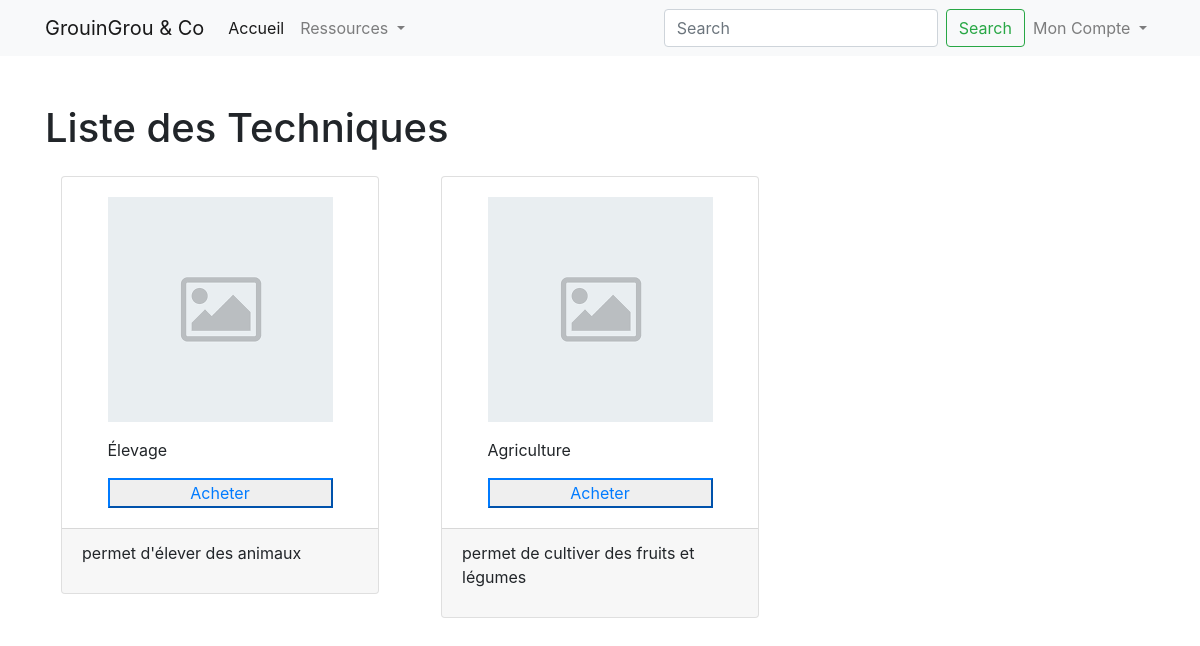
The app's page /techniques with its own data.
### tables this page shows
CREATE TABLE `technics` (
  `id` int(11) NOT NULL,
  `name` varchar(255) NOT NULL,
  `description` varchar(255) NOT NULL,
  `img` varchar(255) NOT NULL
);

### src/controllers/TechnicsController.php (called while the page is built)
<?php
class TechnicsController extends Controller{
    public function list(){
        $data['technics'] = $this->getModel("TechnicModel")->getAll();
        return $this->renderView("technics/list",$data);
    }
}

### core/Router.php (called while the page is built, shortened)
<?php
class Router
{
    protected $controller = 'HomeController';
    protected $method = 'index';
    protected $params = [];
    public function __construct()
    {
        $this->routes = Routes::getRoutes();
        $url = $this->getUrl();
        foreach ($this->routes as $route) {
            $urlToTest = $route['url'];
            if (preg_match("~$urlToTest~", "/$url", $matches) && $matches[0] === "/$url") {
                $this->controller = $route['goto'][0];
                $this->method = $route['goto'][1];
                $this->params = isset($route['goto'][2]) ? $route['goto'][2] : [];
                break;
            }
        }
        if (file_exists("../src/controllers/{$this->controller}.php")) {
            $this->controller = new $this->controller;
        }
        if (method_exists($this->controller, $this->method)) {
            $this->method = $this->method;
        }
        call_user_func_array(array($this->controller, $this->method), $this->params);
    }
    public function getUrl()
    {
        if (isset($_GET['url'])) {
            $url = $_GET['url'];
            $url = filter_var($url, FILTER_SANITIZE_URL);
            return $url;
        }
    }
}

### public/index.php (called while the page is built, shortened)
<?php
$router = new Router();

### core/Model.php (called while the page is built, shortened)
<?php
class Model
{
    protected $host = DB_HOST;
    protected $dbname = DB_NAME;
    protected $user = DB_USER;
    protected $pass = DB_PASS;
    public function __construct()
    {
        try {
            $this->bdd = new PDO("mysql:host={$this->host};dbname={$this->dbname};charset=UTF8", $this->user, $this->pass);
        } catch (PDOException $e) {
            $this->error = $e->getMessage();
            echo $this->error;
        }
    }
}

### src/models/TechnicModel.php (called while the page is built)
<?php
class TechnicModel extends Model{
    public function getAll(){
        $req = $this->bdd->query("
            SELECT * FROM technics
        ");
        return $req->fetchAll();
    }
}

### utils/url.php (called while the page is built, shortened)
<?php
function publicUrl($partial = null)
{
    return PUBLIC_URL.$partial;
}

### src/views/technics/list.php (the view, shortened to what this page needs)
<div class="container">
    <h1>Liste des Techniques</h1>
    <section>
    <div class="row ">
        <?php foreach($data['technics'] as $technic):?>
           <div class=" col-sm-6 col-md-4">
            <article>
                <div class="card m-3">
                    <div class="card-body mx-auto">
                        <figure>
                            <img src="<?php echo publicUrl("/uploads/technics/{$technic->img}");?>" alt="" class="img-fluid">
                            <figcaption>
                                <p class="mt-3"><?php echo $technic->name;?></p>
                            </figcaption>
                        </figure>
                        <form action="">
                            <input type="submit" value="Acheter" class="btn-outline-primary btn-block ">
                        </form>
                    </div>
                    <div class="card-footer">
                        <p><?php echo $technic->description;?></p>
                    </div>
                </div>
            </article>
           </div>
        <?php endforeach;?>
            </div>
    </section>
</div>

### records on screen
technics: img (placeholder picture), name "Élevage", description "permet d'élever des animaux"
technics: img (placeholder picture), name "Agriculture", description "permet de cultiver des fruits et légumes"
